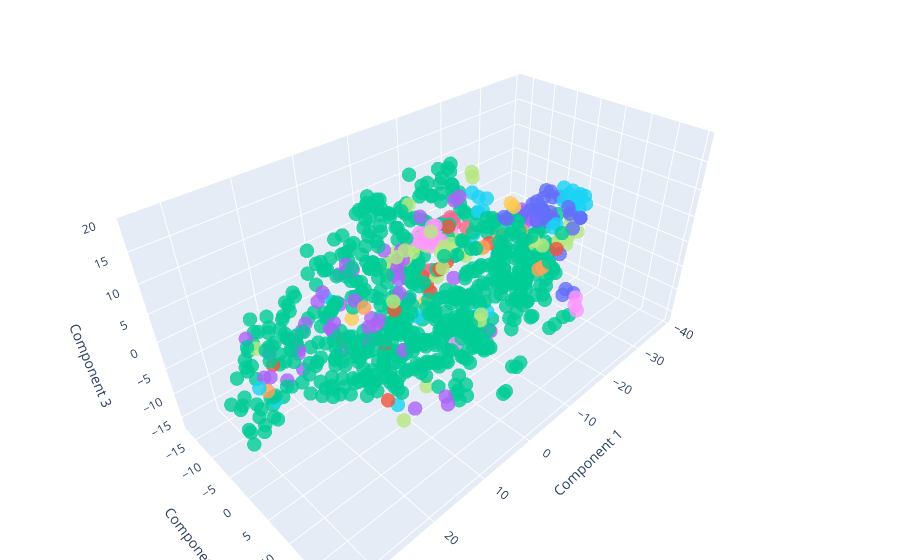

The cell this chart's notebook holds for it:
### Code cell
import plotly.graph_objs as go
import plotly.express as px
from sklearn.manifold import TSNE

# ... [your code for preparing the embeddings]

# Ensure you have a valid number of samples for t-SNE
if embeddings.shape[0] > 1:  # t-SNE requires at least two samples
    # Reduce dimensions for visualization
    embeddings_3d = TSNE(n_components=3).fit_transform(embeddings)

    # Convert labels to a list of colors for visualization
    colors = px.colors.qualitative.Plotly  # Or choose another color scale
    label_colors = [colors[i % len(colors)] for i in test_labels]

    # Create a 3D scatter plot
    fig = go.Figure(data=[go.Scatter3d(
        x=embeddings_3d[:, 0],
        y=embeddings_3d[:, 1],
        z=embeddings_3d[:, 2],
        mode='markers',
        marker=dict(
            size=5,
            color=label_colors,  # Color points by labels
            opacity=0.8
        )
    )])

    # Set layout of the plot
    fig.update_layout(margin=dict(l=0, r=0, b=0, t=0), scene=dict(
        xaxis_title='Component 1',
        yaxis_title='Component 2',
        zaxis_title='Component 3'
    ))

    fig.show()
else:
    print("Not enough samples to apply t-SNE.")

### Figure 1 — Plotly figure (JSON) as saved in the notebook; plotly's stock layout.template omitted (floating-point values rounded to 4 significant figures; data arrays with more than 128 entries replaced by an {"elided": "..."} marker saying what was removed)
{"data": [{"marker": {"color": {"elided": "850 str values"}, "opacity": 0.8, "size": 5}, "mode": "markers", "type": "scatter3d", "x": {"elided": "850 float values"}, "y": {"elided": "850 float values"}, "z": {"elided": "850 float values"}}], "layout": {"autosize": true, "margin": {"b": 0, "l": 0, "r": 0, "t": 0}, "scene": {"aspectmode": "auto", "aspectratio": {"x": 1.586, "y": 0.8128, "z": 0.7759}, "xaxis": {"title": {"text": "Component 1"}, "type": "linear"}, "yaxis": {"title": {"text": "Component 2"}, "type": "linear"}, "zaxis": {"title": {"text": "Component 3"}, "type": "linear"}}}}
